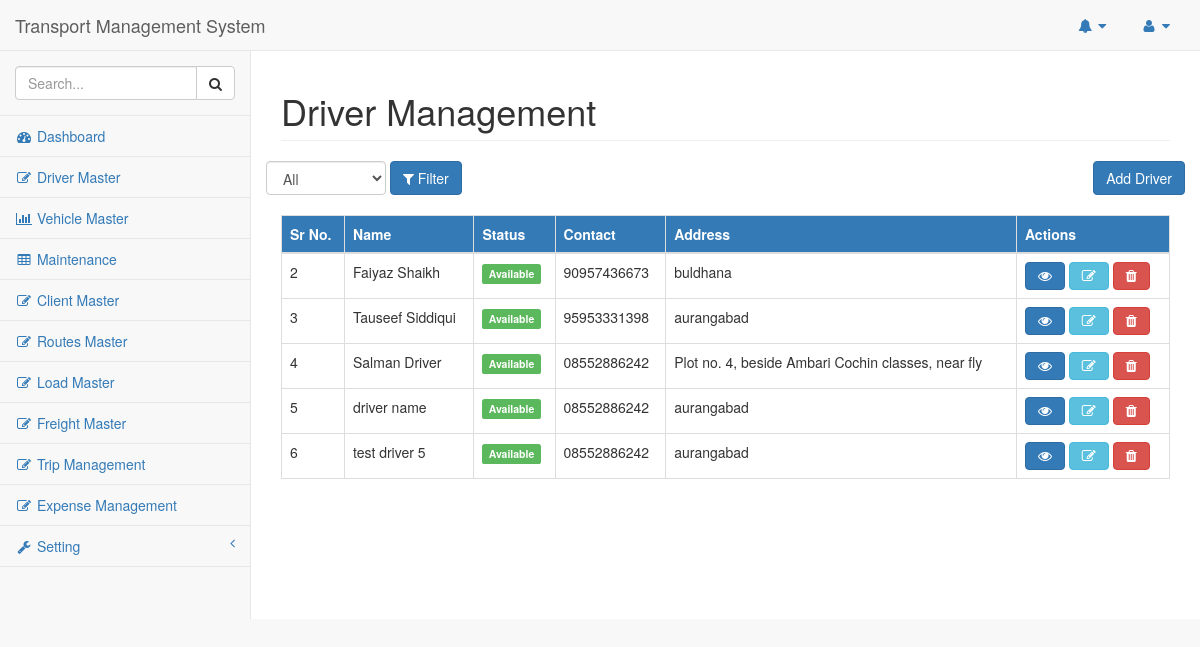
Page /index.php/driver on the earlier database version.
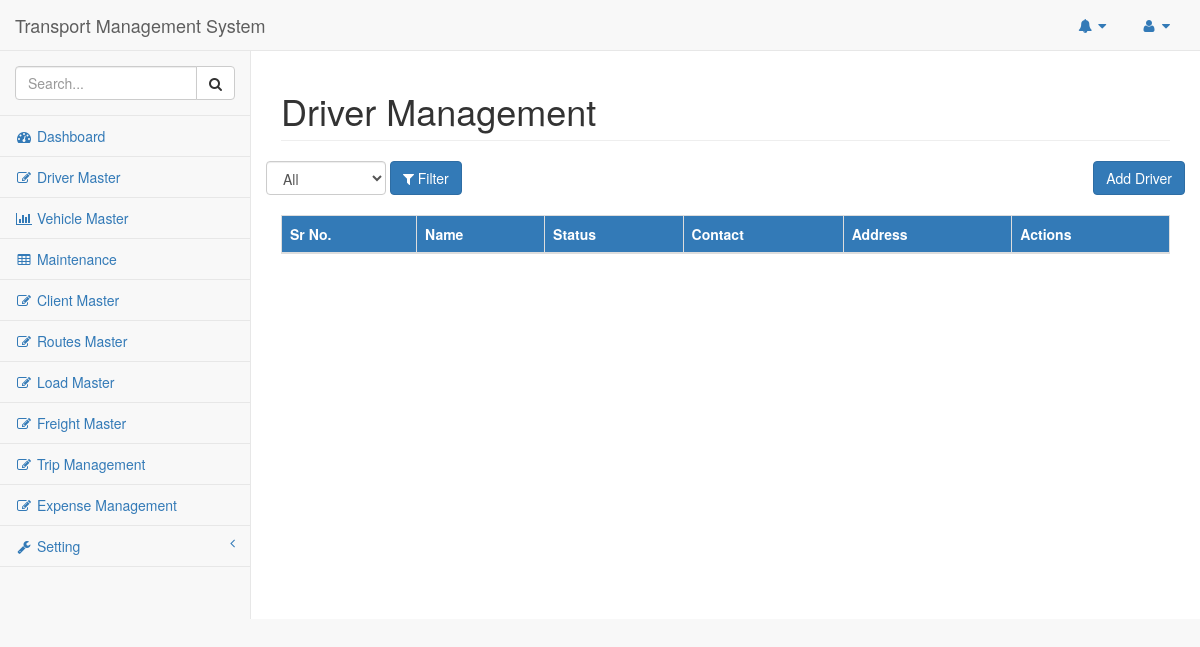
Same page on the later database version.
### tables this page shows
CREATE TABLE `driver` (
  `driver_id` int(11) NOT NULL,
  `driver_name` varchar(30) NOT NULL,
  `driver_dob` date DEFAULT NULL,
  `driver_number` varchar(12) NOT NULL,
  `driver_email` varchar(40) NOT NULL,
  `driver_date_of_join` date DEFAULT NULL,
  `driver_salary` int(11) NOT NULL,
  `driver_licence_no` varchar(30) NOT NULL,
  `driver_licence_exp` date NOT NULL,
  `driver_adhar_no` varchar(30) NOT NULL,
  `driver_licance_doc` text NOT NULL,
  `driver_bank_name` varchar(40) NOT NULL,
  `driver_bank_ac` varchar(30) NOT NULL,
  `driver_bank_ifsc` varchar(20) NOT NULL,
  `driver_refer_name` varchar(30) NOT NULL,
  `driver_refer_adhar` varchar(30) NOT NULL,
  `driver_refer_id` text NOT NULL,
  `driver_permanent_address` text NOT NULL,
  `driver_status` int(11) NOT NULL DEFAULT '1' COMMENT '0 deactive, 1 active, 2 running'
);

### application/controllers/Driver.php (called while the page is built, shortened)
<?php
class Driver extends CI_Controller
{
    public function index()
    {
    	$filter = 1;
        $driver_data = $this->driver_model->driverManagement($filter);
        template($this, 'driver',['driver_data'=>$driver_data]);
    }
}

### index.php (called while the page is built, shortened)
<?php
require_once BASEPATH.'core/CodeIgniter.php';

### application/models/Driver_model.php (called while the page is built, shortened)
<?php
class Driver_model extends CI_Model
{
    public function driverManagement($filter)
    {
        $this->db->select('driver.*');
        if ($filter == 1 || $filter == 2 || $filter == 0) {
            $this->db->where('driver_status', $filter);
        }
        $query = $this->db->get('driver');
        return $query->result();
    }
}

### application/views/driver.php (the view, shortened to what this page needs)
<body>
    <div id="wrapper">
        <?php
        $this->load->view('templates/loading');
        $this->load->view('templates/navbar');?>
        <div id="page-wrapper">
            <div class="row">
                <div class="col-lg-12">
                    <h1 class="page-header">Driver Management</h1>
                </div>
            </div>
            <div class="row">
                <button type="button" class="btn btn-primary pull-right" id="add_driver">Add Driver</button>
                <form action="" method="get" class="form-inline" role="form">
                    <div class="form-group">
                        <select class="form-control" name="filter">
                            <option value="4" <?php if (NULL !== $this->input->get('filter') && $this->input->get('filter') == 4) {
                                echo 'selected=""';
                            } ?>> All</option>
                        </select>
                    </div>
                    <button type="submit" class="btn btn-primary"><i class="fa fa-filter"></i> Filter</button>
                </form>
            </div><br>
            <div class="card-body">
                <div class="table-responsive">
                    <table class="table table-bordered table-hover" id="dataTable">
                        <thead class="bg-primary">
                            <tr>
                                <th>Sr No.</th>
                                <th>Name</th>
                                <th>Status</th>
                                <th>Contact</th>
                                <th>Address</th>
                                <th>Actions</th>
                            </tr>
                        </thead>
                        <tbody id="driver_management_table">
                            <?php
                            foreach ($driver_data as $value) {
                            if ($value->driver_status == 1) {
                                $status = '<span class="label label-success">Available</span>';
                                $delete_btn = '<button data-toggle="tooltip" data-placement="top" title="Delete" id="delete" class="btn btn-danger fa fa-trash"></button>';
                            }elseif($value->driver_status == 2) {
                                $status = '<span class="label label-warning">On Trip</span>';
                                $delete_btn = '<button data-toggle="tooltip" data-placement="top" title="Delete" class="btn btn-danger fa fa-trash" disabled></button>';
                            }elseif($value->driver_status == 0){
                                $status = '<span class="label label-danger">deactive</span>';
                                $delete_btn = '<button data-toggle="tooltip" data-placement="top" title="Delete" class="btn btn-success fa fa-recycle" id="reactive_driver"></button>';
                            }
                            echo '<tr>
                                <td>' . $value->driver_id . '</td>
                                <td>' . $value->driver_name . '</td>
                                <td>' . $status . '</td>
                                <td>' . $value->driver_number . '</td>
                                <td>' . $value->driver_permanent_address . '</td>
                                <td value="' . $value->driver_id . '">
                                    <button id="driver_profile" class="btn btn-primary fa fa-eye" ></button>
                                    <button id="driver_update" class="btn btn-info fa fa-edit" ></button>
                                    '.$delete_btn.'
                                </td>
                            </tr>';
                            }
                            ?>
                        </tbody>
                    </table>
                </div>
            </div>
        </div>
    </div>
</body>

### application/views/templates/header.php (shortened to what this page needs)
<!DOCTYPE html>
<html lang="en">
<head>
    <title><?php title(); ?></title>
    <link href="<?php echo base_url(); ?>assets/vendor/bootstrap/css/bootstrap.min.css" rel="stylesheet">
    <link href="<?php echo base_url(); ?>assets/vendor/metisMenu/metisMenu.min.css" rel="stylesheet">
    <link href="<?php echo base_url(); ?>assets/dist/css/sb-admin-2.css" rel="stylesheet">
    <link href="<?php echo base_url(); ?>assets/css/custom.css" rel="stylesheet">
    <link href="<?php echo base_url(); ?>assets/vendor/morrisjs/morris.css" rel="stylesheet">
    <link href="<?php echo base_url(); ?>assets/vendor/font-awesome/css/font-awesome.min.css" rel="stylesheet" type="text/css">
</head>

### application/views/templates/navbar.php (shortened to what this page needs)
<nav class="navbar navbar-default navbar-static-top" role="navigation" style="margin-bottom: 0">
    <div class="navbar-header">
        <a class="navbar-brand" href="<?php echo base_url('admin'); ?>"><?php title(); ?></a>
    </div>
    <ul class="nav navbar-top-links navbar-right">
        <li class="dropdown">
            <a class="dropdown-toggle" data-toggle="dropdown" href="#">
                <i class="fa fa-bell fa-fw"></i> <i class="fa fa-caret-down"></i>
            </a>
        </li>
        <li class="dropdown">
            <a class="dropdown-toggle" data-toggle="dropdown" href="#">
                <i class="fa fa-user fa-fw"></i> <i class="fa fa-caret-down"></i>
            </a>
        </li>
    </ul>
    <div class="navbar-default sidebar" role="navigation">
        <div class="sidebar-nav navbar-collapse">
            <ul class="nav" id="side-menu">
                <li class="sidebar-search">
                    <div class="input-group custom-search-form">
                        <input type="text" class="form-control" placeholder="Search...">
                        <span class="input-group-btn">
                        <button class="btn btn-default" type="button">
                            <i class="fa fa-search"></i>
                        </button>
                    </span>
                    </div>
                </li>
                <li>
                    <a href="<?php echo base_url('admin'); ?>"><i class="fa fa-dashboard fa-fw"></i> Dashboard</a>
                </li>
                                        <li>
                    <a href="<?php echo base_url('driver'); ?>"><i class="fa fa-edit fa-fw"></i> Driver Master</a>
                </li>
                <li>
                    <a href="<?php echo base_url('vehicle'); ?>"><i class="fa fa-bar-chart-o fa-fw"></i> Vehicle Master</a>
                </li>
                <li>
                    <a href="<?php echo base_url('maintenance'); ?>"><i class="fa fa-table fa-fw"></i> Maintenance</a>
                </li>
                <li>
                    <a href="<?php echo base_url('operations/client_management'); ?>">
                        <i class="fa fa-edit fa-fw"></i>
                        Client Master
                    </a>
                </li>
                <li>
                    <a href="<?php echo base_url('operations/route_management'); ?>"><i class="fa fa-edit fa-fw"></i> Routes Master</a>
                </li>
                <li>
                   <a href="<?php echo base_url('operations/load_management'); ?>">
                        <i class="fa fa-edit fa-fw"></i>
                        Load Master
                    </a>
                </li>
                <li>
                    <a href="<?php echo base_url('operations/freight_management'); ?>">
                        <i class="fa fa-edit fa-fw"></i>
                        Freight Master
                    </a>
                </li>
                <li>
                    <a href="<?php echo base_url('operations/trip_management'); ?>"><i class="fa fa-edit fa-fw"></i> Trip Management</a>
                </li>
                <li>
                    <a href="<?php echo base_url('operations/expense_management'); ?>"><i class="fa fa-edit fa-fw"></i> Expense Management</a>
                </li>
                <li>
                    <a href="#"><i class="fa fa-wrench fa-fw"></i> Setting<span class="fa arrow"></span></a>
                </li>
            </ul>
        </div>
    </div>
</nav>

### application/helpers/genral_helper.php (shortened to what this page needs)
<?php
function title()
{
	echo "Transport Management System";
}
function template($ctx,$page = "templates/error_404",$vers = array())
{
		$ctx->load->view('templates/header');
		$ctx->load->view($page,$vers);
}

Differences in the rows shown:
removed driver: driver_id "2", driver_name "Faiyaz Shaikh", driver_status "Available", driver_number "90957436673", driver_permanent_address "buldhana"
removed driver: driver_id "3", driver_name "Tauseef Siddiqui", driver_status "Available", driver_number "95953331398", driver_permanent_address "aurangabad"
removed driver: driver_id "4", driver_name "Salman Driver", driver_status "Available", driver_number "08552886242", driver_permanent_address "Plot no. 4, beside Ambari Cochin classes, near fly"
removed driver: driver_id "5", driver_name "driver name", driver_status "Available", driver_number "08552886242", driver_permanent_address "aurangabad"
removed driver: driver_id "6", driver_name "test driver 5", driver_status "Available", driver_number "08552886242", driver_permanent_address "aurangabad"
